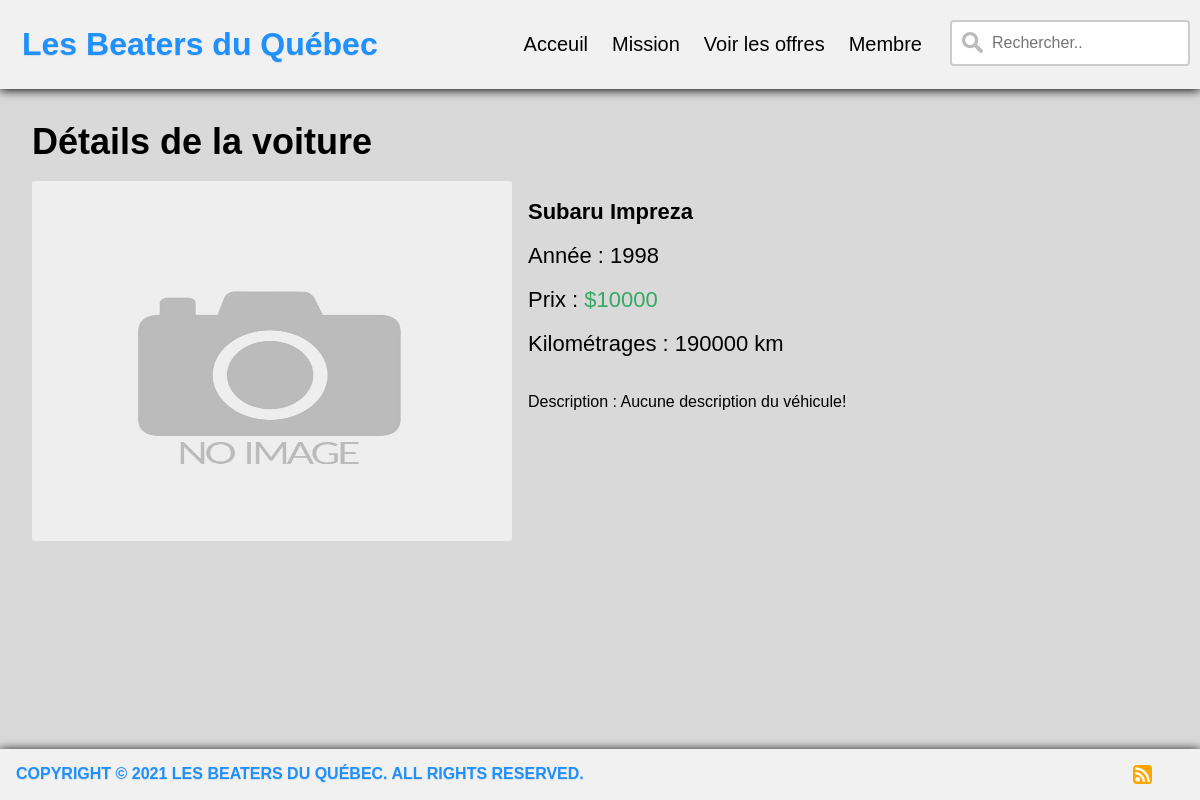
/voiture.php?voiture=12, run on the app's committed database.
### tables this page shows
CREATE TABLE `voitures` (
  `id` int(11) NOT NULL,
  `marque` varchar(255) NOT NULL,
  `modele` varchar(255) NOT NULL,
  `annee` int(11) DEFAULT NULL,
  `description` text DEFAULT NULL,
  `kilometrages` double NOT NULL DEFAULT 0,
  `prix` int(11) NOT NULL,
  `vendu` tinyint(1) DEFAULT 0,
  `image` varchar(255) DEFAULT NULL
);

### accesseur/VoitureDAO.php (called while the page is built, shortened)
<?php
include_once CHEMIN_MODELE . "Voiture.php";
class AccesBaseDeDonneesVoitures
{
    public static function initialiser()
    {
        $usager = 'root';
        $motdepasse = '';
        $hote = 'localhost';
        $base = 'BeaterQuebec';
        $dsn = 'mysql:dbname='.$base.';host=' . $hote;
    }
}
class VoitureDAO extends AccesBaseDeDonneesVoitures{
  public static function lireVoiture($id){
    $MESSAGE_SQL_VOITURE = "SELECT * FROM voitures WHERE id =:id;";
    $requeteListeVoitures = VoitureDAO::$basededonnees->prepare($MESSAGE_SQL_VOITURE);
    $requeteListeVoitures->bindParam(':id', $id, PDO::PARAM_INT);
    $requeteListeVoitures->execute();
    $voiture = $requeteListeVoitures->fetch();
    return new Voiture($voiture);
  }
}
if(!function_exists ('formater'))
{
  function formater($texte)
  {
      $texte = html_entity_decode($texte,ENT_COMPAT,'UTF-8');
      $texte = htmlentities($texte,ENT_COMPAT,'ISO-8859-1');
      $newText = urldecode($texte);
      return $newText;
  }
}
?>

### modele/voiture.php (called while the page is built, shortened)
<?php
class Voiture
{
	public static $filtres =
		array(
			'id' => FILTER_VALIDATE_INT,
			'marque' => FILTER_SANITIZE_ENCODED,
			'modele' => FILTER_SANITIZE_ENCODED,
			'annee' => FILTER_SANITIZE_ENCODED,
			'description' => FILTER_SANITIZE_ENCODED,
			'prix' => FILTER_SANITIZE_ENCODED,
            'kilometrages' => FILTER_SANITIZE_ENCODED,
            'image' => FILTER_SANITIZE_ENCODED
		);
	public function __construct($tableau)
	{
        if (is_array($tableau)){
		  $tableau = filter_var_array($tableau, Voiture::$filtres);
        }
		$this->marque = $tableau['marque'];
		$this->modele = $tableau['modele'];
		$this->annee = $tableau['annee'];
		$this->description = $tableau['description'];
		$this->prix = $tableau['prix'];
		$this->kilometrages = $tableau['kilometrages'];
        $this->image = $tableau['image'];
	}
	public function __get($propriete)
	{
		$self = get_object_vars($this);
		return $self[$propriete];
	}
}
?>

### voiture.php (the view, shortened to what this page needs)
<?php
require CHEMIN_ACCESSEUR . "VoitureDAO.php";
$id = filter_input(INPUT_GET, 'voiture', FILTER_VALIDATE_INT);
$voiture = VoitureDAO::lireVoiture($id);
include "entete.php";
?>
<header><h2>Détails de la voiture</h2></header>
<br>
<div class="voiture">
    <?php
        if(empty(formater($voiture->image))){echo "<img src='images/no-image-icon-0.jpg' alt='Miniature' class='image'></img>";}else{echo "<img src='images/".formater($voiture->image)."' alt='Miniature' class='image'></img>";}
    ?>
	<br>
	<h3 id="produitNom" class="textDetailVoiture"><?= formater($voiture->marque); ?> <?= formater($voiture->modele); ?></h3>
	<br>
	<p class="textDetailVoiture">Année : <?= formater($voiture->annee); ?></p>
	<br>
	<p class="textDetailVoiture">Prix : <span style="color:#37A864;"$>$<?= formater($voiture->prix); ?></span></p>
    <br>
	<p class="textDetailVoiture">Kilométrages : <?= formater($voiture->kilometrages); ?> km</p>
	<br>
    <?php
        if(empty(formater($voiture->description))){echo "<p class='description'>Description : Aucune description du véhicule!</p>";}else{echo "<p class='textDetailVoiture'>Description du véhicule : ".formater($voiture->description)."</p>";}
    ?>
<?php include "pied-page.php"?>

### styles/style.css (style rules this page uses)
* { margin:0;padding:0; }
* { font-family:Helvetica }
* { box-sizing: border-box; }
h2 { color:black; font-size: 36px; }
body { background-color:#d9d9d9; width: 100%; height: auto; color: black; }
.image { width: 30rem; height: 22.5rem; float:left; margin: 0 1rem 0 0; border-radius: 2px; }
.textDetailVoiture { font-size: 22px; }

### data on the page
voitures: marque "Subaru", modele "Impreza", annee "1998", prix "10000", kilometrages "190000"
